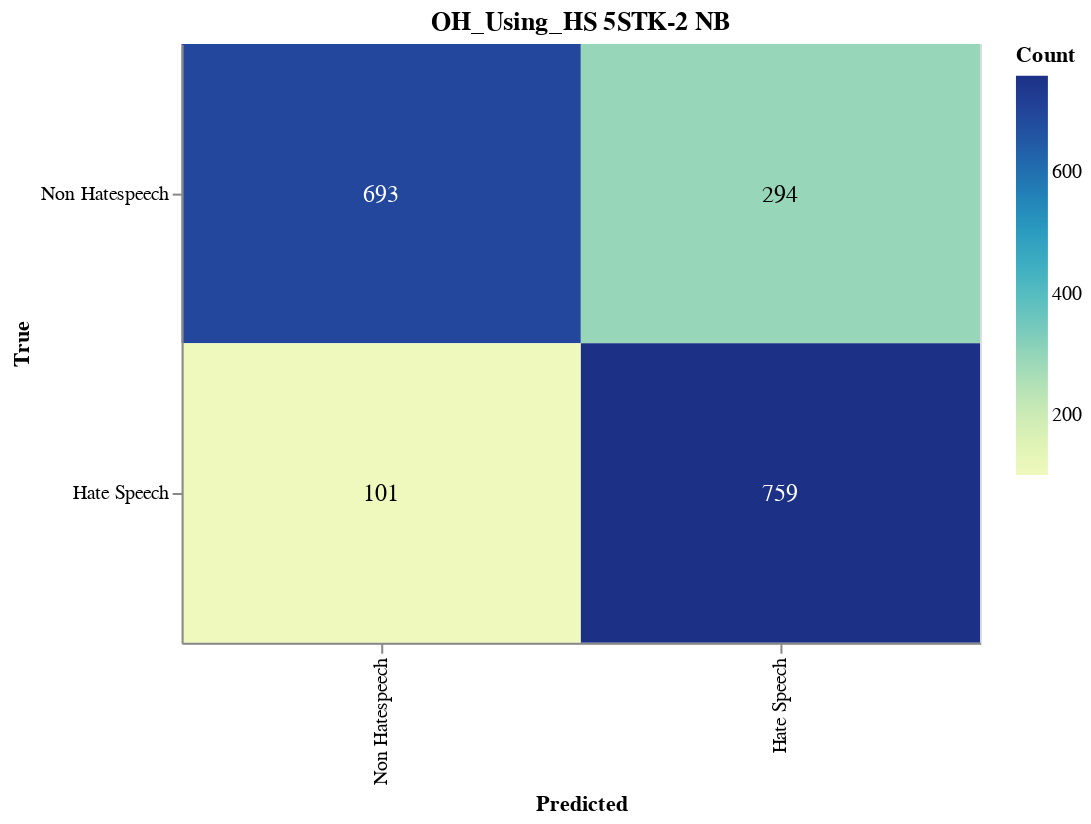

Here is the notebook cell this chart was saved with:
### Markdown cell above
#### Save CM

### Code cell
import altair as alt
import altair_saver
import pandas as pd
from sklearn.metrics import confusion_matrix

# Calculate the confusion matrix
cm = confusion_matrix(y_val, adjusted_predictions)

# Define class names
class_names = ['Non Hatespeech', 'Hate Speech']

# Convert confusion matrix to DataFrame
cm_df = pd.DataFrame(cm, index=class_names, columns=class_names).reset_index().melt(id_vars='index')
cm_df.columns = ['True', 'Predicted', 'Count']

# Ensure the order of categories
cm_df['True'] = pd.Categorical(cm_df['True'], categories=class_names, ordered=True)
cm_df['Predicted'] = pd.Categorical(cm_df['Predicted'], categories=class_names, ordered=True)

# Create the Altair plot
heatmap = alt.Chart(cm_df).mark_rect().encode(
    x=alt.X('Predicted:O', sort=class_names),
    y=alt.Y('True:O', sort=class_names),
    color='Count:Q',
    tooltip=['True', 'Predicted', 'Count']
).properties(
    width=400,
    height=300,
    title='OH_Using_HS 5STK-2 NB'
)

# Add text labels
text = heatmap.mark_text(
    align='center',
    baseline='middle',
    fontSize=12
).encode(
    text='Count:Q',
    color=alt.condition(
        alt.datum.Count > cm.max() / 2,
        alt.value('white'),
        alt.value('black')
    )
)

# Combine heatmap and text
final_chart = heatmap + text

# Display the plot
final_chart.show()

### Figure 1 — Vega-Lite specification as saved in the notebook (floating-point values rounded to 4 significant figures)
{"config": {"view": {"continuousWidth": 300, "continuousHeight": 300}}, "layer": [{"mark": {"type": "rect"}, "encoding": {"color": {"field": "Count", "type": "quantitative"}, "tooltip": [{"field": "True", "type": "ordinal"}, {"field": "Predicted", "type": "ordinal"}, {"field": "Count", "type": "quantitative"}], "x": {"field": "Predicted", "sort": ["Non Hatespeech", "Hate Speech"], "type": "ordinal"}, "y": {"field": "True", "sort": ["Non Hatespeech", "Hate Speech"], "type": "ordinal"}}, "title": "OH_Using_HS 5STK-2 NB"}, {"mark": {"type": "text", "align": "center", "baseline": "middle", "fontSize": 12}, "encoding": {"color": {"condition": {"test": "(datum.Count > 379.5)", "value": "white"}, "value": "black"}, "text": {"field": "Count", "type": "quantitative"}, "tooltip": [{"field": "True", "type": "ordinal"}, {"field": "Predicted", "type": "ordinal"}, {"field": "Count", "type": "quantitative"}], "x": {"field": "Predicted", "sort": ["Non Hatespeech", "Hate Speech"], "type": "ordinal"}, "y": {"field": "True", "sort": ["Non Hatespeech", "Hate Speech"], "type": "ordinal"}}, "title": "OH_Using_HS 5STK-2 NB"}], "data": {"name": "data-2342227e9b280db999be966c2074e068"}, "height": 300, "width": 400, "$schema": "https://vega.github.io/schema/vega-lite/v5.17.0.json", "datasets": {"data-2342227e9b280db999be966c2074e068": [{"True": "Non Hatespeech", "Predicted": "Non Hatespeech", "Count": 693}, {"True": "Hate Speech", "Predicted": "Non Hatespeech", "Count": 101}, {"True": "Non Hatespeech", "Predicted": "Hate Speech", "Count": 294}, {"True": "Hate Speech", "Predicted": "Hate Speech", "Count": 759}]}}
